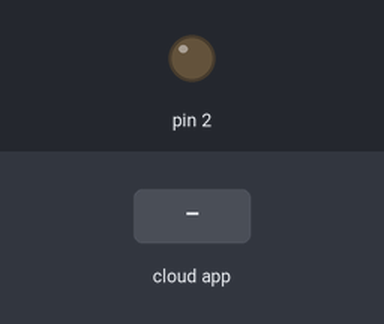
Bench run of a sketch on a simulated Arduino Uno, built with avr-gcc and run on an emulated ATmega328P. Parts: output pins drawn as LEDs (lit = HIGH). Inputs (shaded band) come from the test bench. The ROS host is connected and sends only what is stated.

Above: at 1.2 s.
1.3 s: the phone or cloud app sets toggle_us to 0
At 2.0 s:
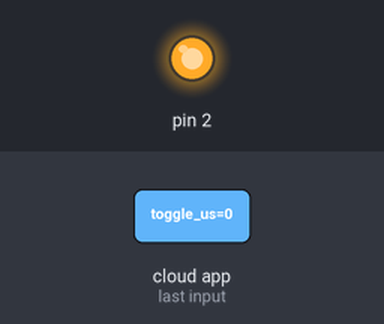
2.8 s: the phone or cloud app sets toggle_us to 1
At 3.2 s:
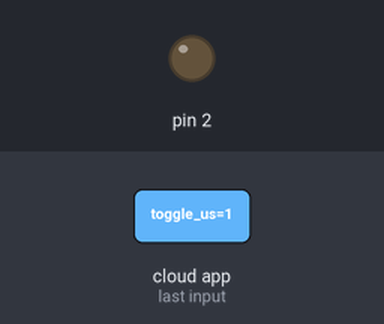
Timing chart, 0 to 5.8 s (numbered marks = the images above; inputs shaded):
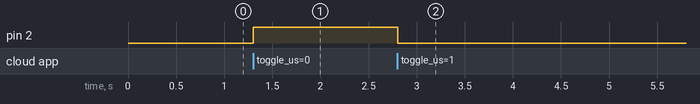

Measured:
- after the input at 1.3 s, pin 2: LOW → HIGH at once
- after the input at 2.8 s, pin 2: HIGH → LOW at once

The sketch:

led_toggle.ino
```cpp
/*
 * rosserial Subscriber Example
 * Blinks an LED on callback
 */

#include <ros.h>
#include <std_msgs/Empty.h>

ros::NodeHandle  nh;

void messageCb( const std_msgs::Empty& toggle_msg){
  if (digitalRead(2) == HIGH){
    delay(2);
    digitalWrite(2,0);
  }
  else {
    digitalWrite(2,1);
  }
  //digitalWrite(2, HIGH-digitalRead(2));   // blink the led
}

ros::Subscriber<std_msgs::Empty> sub("toggle_us", &messageCb );

void setup()
{
  pinMode(2, OUTPUT);
  nh.initNode();
  nh.subscribe(sub);
}

void loop()
{
  nh.spinOnce();
  delay(1);
}
```
